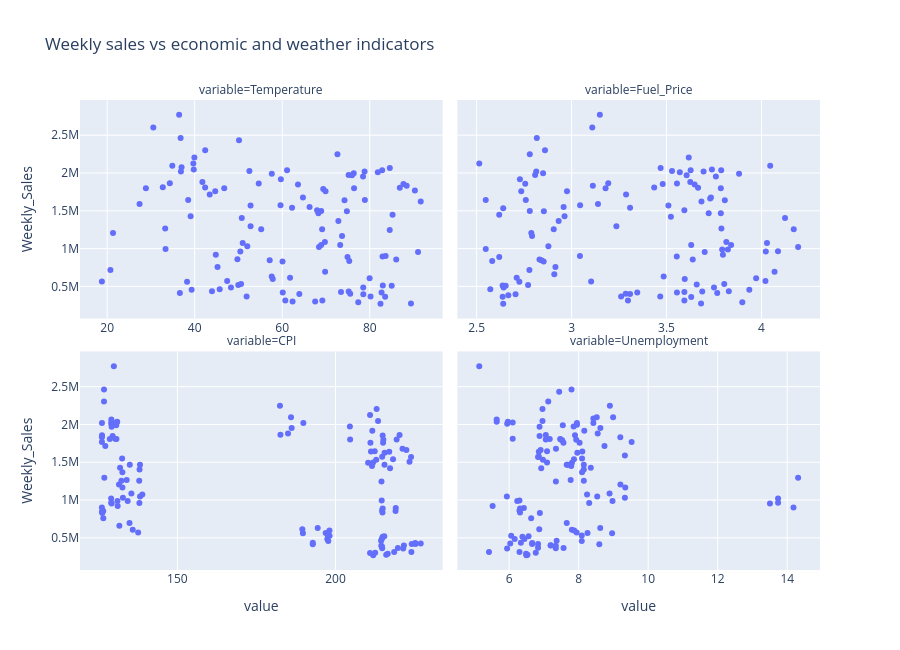

The code cell stored with this chart in its notebook:
### Markdown cell above
These four scatter plots show weekly sales against each economic or weather indicator, to look for a visible relation. Each point is one record. We read the strength of these relations in the next cell, with the correlations.

### Code cell
num_cols = ['Temperature', 'Fuel_Price', 'CPI', 'Unemployment']
long = df.melt(id_vars='Weekly_Sales', value_vars=num_cols).dropna()
fig = px.scatter(long, x='value', y='Weekly_Sales', facet_col='variable', facet_col_wrap=2,
                 title='Weekly sales vs economic and weather indicators', height=650)
fig.update_xaxes(matches=None, showticklabels=True)
fig.show()
